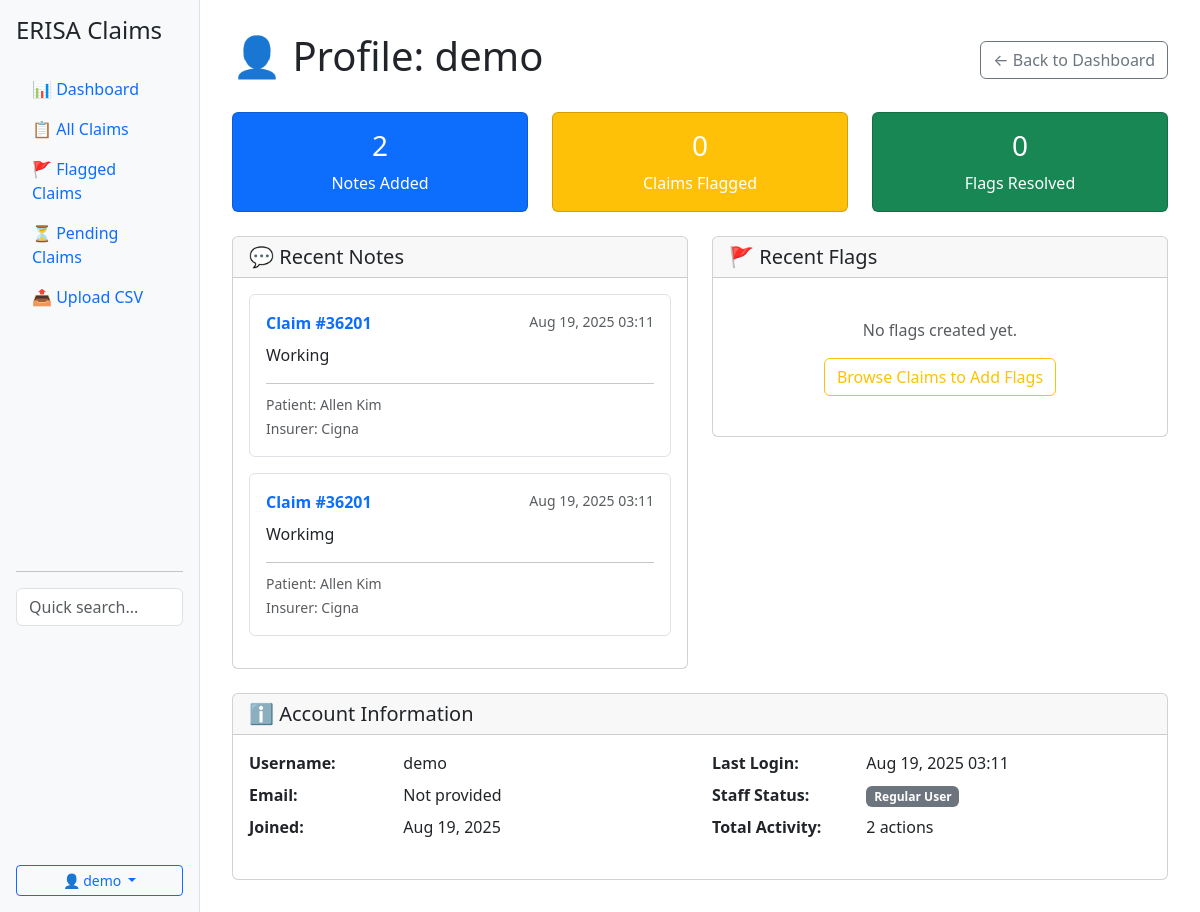
Screenshot of /profile/ (signed in) with the database file from the repository.
### claims/models.py (models this page shows, shortened)
class ClaimNote(models.Model):
    claim = models.ForeignKey(Claim, on_delete=models.CASCADE, related_name='notes')
    content = models.TextField()
    created_by = models.ForeignKey(User, on_delete=models.CASCADE)
    created_at = models.DateTimeField(default=timezone.now)
    updated_at = models.DateTimeField(auto_now=True)
    class Meta:
        ordering = ['-created_at']

class Claim(models.Model):
    patient_name = models.CharField(max_length=200)
    billed_amount = models.DecimalField(max_digits=10, decimal_places=2)
    paid_amount = models.DecimalField(max_digits=10, decimal_places=2)
    STATUS_CHOICES = [
        ('pending', 'Pending'),
        ('approved', 'Approved'),
        ('denied', 'Denied'),
        ('processing', 'Processing'),
        ('review', 'Under Review'),
    ]
    status = models.CharField(max_length=20, choices=STATUS_CHOICES, default='pending')
    insurer_name = models.CharField(max_length=200)
    discharge_date = models.DateField()
    is_flagged = models.BooleanField(default=False, help_text="Users can flag claims for review")
    created_at = models.DateTimeField(default=timezone.now)
    updated_at = models.DateTimeField(auto_now=True)
    created_by = models.ForeignKey(User, on_delete=models.SET_NULL, null=True, blank=True, related_name='created_claims')
    updated_by = models.ForeignKey(User, on_delete=models.SET_NULL, null=True, blank=True, related_name='updated_claims')
    class Meta:
        ordering = ['-created_at']

### claims/views.py (the view)
# urls.py: path('profile/', views.user_profile, name='profile'),
@login_required
def user_profile(request):
    user = request.user
    user_notes = ClaimNote.objects.filter(created_by=user).order_by('-created_at')[:10]
    user_flags = ClaimFlag.objects.filter(flagged_by=user).order_by('-created_at')[:10]
    stats = {
        'notes_count': ClaimNote.objects.filter(created_by=user).count(),
        'flags_count': ClaimFlag.objects.filter(flagged_by=user).count(),
        'resolved_flags': ClaimFlag.objects.filter(resolved_by=user).count(),
    }
    context = {
        'user_notes': user_notes,
        'user_flags': user_flags,
        'stats': stats,
    }
    return render(request, 'claims/profile.html', context)

### claims/templates/claims/profile.html (shortened to what this page needs)
{% extends 'claims/base.html' %}
{% block content %}
<div class="d-flex justify-content-between align-items-center mb-4">
    <h1>👤 Profile: {{ user.username }}</h1>
    <a href="{% url 'claims:dashboard' %}" class="btn btn-outline-secondary">← Back to Dashboard</a>
</div>
<div class="row mb-4">
    <div class="col-md-4">
        <div class="card text-white bg-primary">
            <div class="card-body text-center">
                <h3>{{ stats.notes_count }}</h3>
                <p class="mb-0">Notes Added</p>
            </div>
        </div>
    </div>
    <div class="col-md-4">
        <div class="card text-white bg-warning">
            <div class="card-body text-center">
                <h3>{{ stats.flags_count }}</h3>
                <p class="mb-0">Claims Flagged</p>
            </div>
        </div>
    </div>
    <div class="col-md-4">
        <div class="card text-white bg-success">
            <div class="card-body text-center">
                <h3>{{ stats.resolved_flags }}</h3>
                <p class="mb-0">Flags Resolved</p>
            </div>
        </div>
    </div>
</div>
<div class="row">
    <div class="col-md-6">
        <div class="card">
            <div class="card-header">
                <h5 class="mb-0">💬 Recent Notes</h5>
            </div>
            <div class="card-body" style="max-height: 400px; overflow-y: auto;">
                {% if user_notes %}
                    {% for note in user_notes %}
                    <div class="mb-3 p-3 border rounded">
                        <div class="d-flex justify-content-between align-items-start mb-2">
                            <a href="{% url 'claims:claim_detail' note.claim.id %}" class="text-decoration-none">
                                <strong>Claim #{{ note.claim.id }}</strong>
                            </a>
                            <small class="text-muted">{{ note.created_at|date:"M d, Y H:i" }}</small>
                        </div>
                        <p class="mb-0">{{ note.content|linebreaks }}</p>
                        <hr class="my-2">
                        <small class="text-muted">
                            Patient: {{ note.claim.patient_name }}<br>
                            Insurer: {{ note.claim.insurer_name }}
                        </small>
                    </div>
                    {% endfor %}
                {% endif %}
            </div>
        </div>
    </div>
    <div class="col-md-6">
        <div class="card">
            <div class="card-header">
                <h5 class="mb-0">🚩 Recent Flags</h5>
            </div>
            <div class="card-body" style="max-height: 400px; overflow-y: auto;">
                {% if user_flags %}
                    {% for flag in user_flags %}
                    <div class="mb-3 p-3 border rounded {% if flag.is_resolved %}bg-light{% else %}bg-warning bg-opacity-10{% endif %}">
                        <div class="d-flex justify-content-between align-items-start mb-2">
                            <a href="{% url 'claims:claim_detail' flag.claim.id %}" class="text-decoration-none">
                                <strong>Claim #{{ flag.claim.id }}</strong>
                            </a>
                            <div>
                                {% if flag.is_resolved %}
                                    <span class="badge bg-success">✓ Resolved</span>
                                {% else %}
                                    <span class="badge bg-warning">! Active</span>
                                {% endif %}
                            </div>
                        </div>
                        <p class="mb-1"><strong>{{ flag.get_reason_display }}</strong></p>
                        {% if flag.description %}
                            <p class="mb-2">{{ flag.description }}</p>
                        {% endif %}
                        <hr class="my-2">
                        <small class="text-muted">
                            Patient: {{ flag.claim.patient_name }}<br>
                            Flagged: {{ flag.created_at|date:"M d, Y H:i" }}
                            {% if flag.is_resolved %}
                                <br>Resolved: {{ flag.resolved_at|date:"M d, Y H:i" }}
                                {% if flag.resolved_by %}
                                    by {{ flag.resolved_by.username }}
                                {% endif %}
                            {% endif %}
                        </small>
                    </div>
                    {% endfor %}
                {% else %}
                    <div class="text-center py-4 text-muted">
                        <p>No flags created yet.</p>
                        <a href="{% url 'claims:claim_list' %}" class="btn btn-outline-warning">
                            Browse Claims to Add Flags
                        </a>
                    </div>
                {% endif %}
            </div>
        </div>
    </div>
</div>
<div class="row mt-4">
    <div class="col-md-12">
        <div class="card">
            <div class="card-header">
                <h5 class="mb-0">ℹ️ Account Information</h5>
            </div>
            <div class="card-body">
                <div class="row">
                    <div class="col-md-6">
                        <dl class="row">
                            <dt class="col-sm-4">Username:</dt>
                            <dd class="col-sm-8">{{ user.username }}</dd>
                            <dt class="col-sm-4">Email:</dt>
                            <dd class="col-sm-8">{{ user.email|default:"Not provided" }}</dd>
                            <dt class="col-sm-4">Joined:</dt>
                            <dd class="col-sm-8">{{ user.date_joined|date:"M d, Y" }}</dd>
                        </dl>
                    </div>
                    <div class="col-md-6">
                        <dl class="row">
                            <dt class="col-sm-4">Last Login:</dt>
                            <dd class="col-sm-8">{{ user.last_login|date:"M d, Y H:i"|default:"Never" }}</dd>
                            <dt class="col-sm-4">Staff Status:</dt>
                            <dd class="col-sm-8">
                                {% if user.is_staff %}
                                    <span class="badge bg-success">Staff</span>
                                {% else %}
                                    <span class="badge bg-secondary">Regular User</span>
                                {% endif %}
                            </dd>
                            <dt class="col-sm-4">Total Activity:</dt>
                            <dd class="col-sm-8">{{ stats.notes_count|add:stats.flags_count }} actions</dd>
                        </dl>
                    </div>
                </div>
            </div>
        </div>
    </div>
</div>
{% endblock %}

### claims/templates/claims/base.html (shortened to what this page needs)
<!DOCTYPE html>
<html lang="en">
<head>
    <link href="https://cdn.jsdelivr.net/npm/bootstrap@5.3.2/dist/css/bootstrap.min.css" rel="stylesheet">
</head>
<body>
    <div class="container-fluid">
        <div class="row">
            <nav class="col-md-3 col-lg-2 sidebar p-3">
                <div class="d-flex flex-column h-100">
                    <h4 class="mb-4">ERISA Claims</h4>
                    <ul class="nav nav-pills flex-column mb-auto">
                        <li class="nav-item">
                            <a href="{% url 'claims:dashboard' %}" class="nav-link {% if request.resolver_match.url_name == 'dashboard' %}active{% endif %}">
                                📊 Dashboard
                            </a>
                        </li>
                        <li class="nav-item">
                            <a href="{% url 'claims:claim_list' %}" class="nav-link {% if request.resolver_match.url_name == 'claim_list' %}active{% endif %}">
                                📋 All Claims
                            </a>
                        </li>
                        <li class="nav-item">
                            <a href="{% url 'claims:claim_list' %}?flagged=true" class="nav-link">
                                🚩 Flagged Claims
                            </a>
                        </li>
                        <li class="nav-item">
                            <a href="{% url 'claims:claim_list' %}?status=pending" class="nav-link">
                                ⏳ Pending Claims
                            </a>
                        </li>
                        <li class="nav-item">
                            <a href="{% url 'claims:csv_upload' %}" class="nav-link">
                                📤 Upload CSV
                            </a>
                        </li>
                    </ul>
                    <hr>
                    <div class="position-relative" x-data="{ showResults: false }">
                        <input type="text"
                               class="form-control"
                               placeholder="Quick search..."
                               hx-get="{% url 'claims:search_claims' %}"
                               hx-trigger="keyup changed delay:300ms"
                               hx-target="#search-results"
                               hx-vals='{"q": this.value}'
                               @focus="showResults = true"
                               @blur="setTimeout(() => showResults = false, 200)">
                    </div>
                    <div class="mt-auto">
                        {% if user.is_authenticated %}
                            <div class="dropdown">
                                <button class="btn btn-outline-primary btn-sm dropdown-toggle w-100" type="button" data-bs-toggle="dropdown">
                                    👤 {{ user.username }}
                                </button>
                            </div>
                        {% endif %}
                    </div>
                </div>
            </nav>
            <main class="col-md-9 col-lg-10 main-content">
                {% block content %}{% endblock %}
            </main>
        </div>
    </div>
</body>
</html>

### claims/templates/claims/base.html (style rules this page uses)
.sidebar { min-height: 100vh; background: #f8f9fa; border-right: 1px solid #dee2e6; }
.main-content { padding: 2rem; }

### rows the page displays
ClaimNote: claim.id "36201", created_at "Aug 19, 2025 03:11", content "Working", claim.patient_name "Allen Kim", claim.insurer_name "Cigna"
ClaimNote: claim.id "36201", created_at "Aug 19, 2025 03:11", content "Workimg", claim.patient_name "Allen Kim", claim.insurer_name "Cigna"

### other values shown
{{ user.username }} "demo"
{{ stats.notes_count }} "2"
{{ stats.flags_count }} "0"
{{ stats.resolved_flags }} "0"
{{ user.email|default:"Not provided" }} "Not provided"
{{ user.date_joined|date:"M d, Y" }} "Aug 19, 2025"
{{ user.last_login|date:"M d, Y H:i"|default:"Never" }} "Aug 19, 2025 03:11"
{{ stats.notes_count|add:stats.flags_count }} "2"
